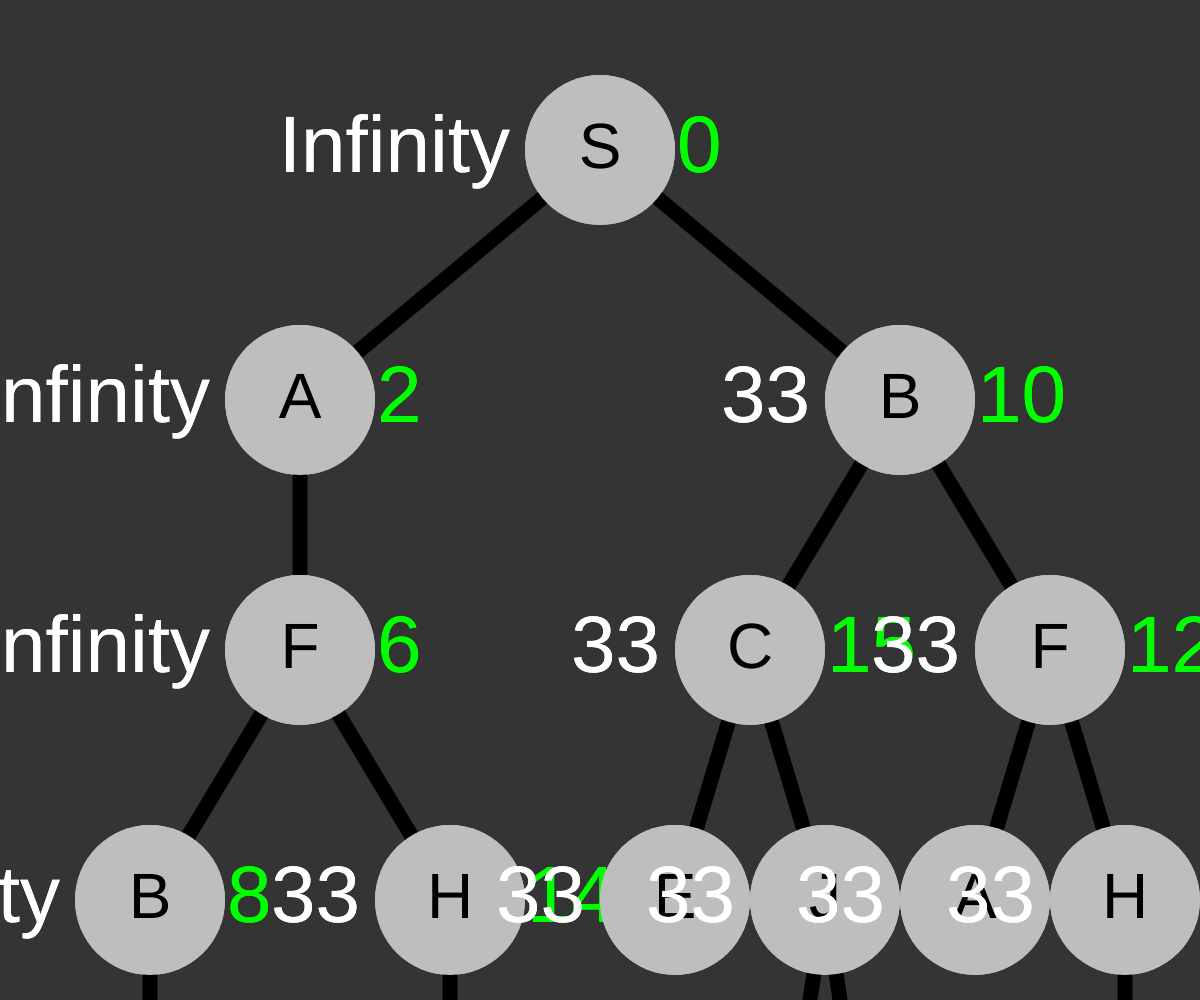
Frame 1 (no input)
Frame 60 (no input): identical to frame 1, image omitted
Frame 120 (the mouse pressed at the canvas centre since frame 60): identical to frame 1, image omitted

The p5.js sketch that drew this single still picture (run headless with seeded random() and noise() and a simulated clock; from frame 60 on, the mouse is pressed at the canvas centre):

// p5.js sketch
// ── sketch.js
let graph = [];
let queue = [];
let n = 27;
let nodeRadius = 150;
let edges = [['S','A',2],
						['S','B',10],
						['A','F',4],
						['B','F',2],
						['C','E',5],
						['C','J',12],
						['B','C',5],
						['F','H',8],
						['D','H',3],
						['J','K',1],
						['J','L',4],
						['K','T',7],
						['L','T',5]];



function getNodeFromName(name)
{
	for(let i=0;i<graph.length;i++)
		if(graph[i].name == name)
			return graph[i];
	graph.push(new node(name,1e9));
	return graph[graph.length-1];
}
let bestCost=Infinity;
function setup() {
	createCanvas(windowWidth, windowHeight);
	background(52);

	for(let i=0;i<edges.length;i++)
	{
		 let a = getNodeFromName(edges[i][0]);
		 let b = getNodeFromName(edges[i][1]);
		 let c = edges[i][2];
		 a.addEdge(b,c);
		 b.addEdge(a,c);

	}
	dfs(getNodeFromName('S'),[],0,150,0,windowWidth);
}
function renderNode(name,x,y,cost,bc)
{
	if(cost>bc)
 		fill('rgb(255,0,0)');
	else
	 	fill(190);

	noStroke();
	ellipse(x, y, nodeRadius, nodeRadius);
	textAlign(CENTER,CENTER);
	textSize(64);
	fill(0);
	text(name,x,y)
	textSize(80);
	fill('rgb(0,255,0)')
	textAlign(LEFT,CENTER);
	text(str(cost),x+nodeRadius/2+2,y);
	fill(255);
	textAlign(RIGHT,CENTER);
	text(str(bc),x-nodeRadius/2-15,y )

}
function renderLine(x1,y1,x2,y2) {

	strokeWeight(15);
	stroke(0);
	let d = sqrt((x1-x2)*(x1-x2)+(y1-y2)*(y1-y2));
	let vx = (x1-x2)/d;
	let vy = (y1-y2)/d;
	d= d-nodeRadius/2;
	line(x1,y1,x1-vx*d,y1-vy*d);
}
let target = getNodeFromName('T');
function dfs(node,path,cost,y,xMin,xMax,perX,perY)
{
	if(cost>bestCost)
		return false;
	let valid = [];
	if(perX!= null && perY != null)
		renderLine(xMin+(xMax-xMin)/2,y,perX,perY);

	let bc = bestCost;
	 renderNode(node.name,xMin+(xMax-xMin)/2,y,cost,bc);
	if(node == target)
	{
		bestCost = cost<bestCost?cost:bestCost;
		return true;
	}
	for(let i=0;i<node.edges.length;i++)
	{

		let newNode = node.edges[i].to;
		if(!path.includes(newNode))
			valid.push(node.edges[i]);
	}

	valid.sort(nodeComp);
	path.push(node);
	let subTreeWidth = (xMax-xMin)/valid.length;
	for(let i=0;i<valid.length;i++)
	{

		let newCost = cost+valid[i].cost;
		let ret  = dfs(valid[i].to,path.slice(),newCost,y+250,xMin+subTreeWidth*i,xMin+subTreeWidth*(i+1),xMin+(xMax-xMin)/2,y);
		//if(ret)
			//return true;
	}
	 renderNode(node.name,xMin+(xMax-xMin)/2,y,cost,bc);
	return false;
}
function nodeComp(a,b)
{
	console.log("compCall");
	if(a.to.name < b.to.name)
		return -1;
	else if(a.to.name >b.to.name)
		return 1;
	return 0;
}
function draw() {
	//background(52);
}

// ── node.js
class node{

  constructor(name,heur)
  {
    this.name = name;
    this.edges = [];
    this.heru = heur;
  }

  addEdge(dist,cost)
  {
      this.edges.push(new edge(dist,cost));
  }


}
class edge {
  constructor(to,cost) {
      this.to = to;
      this.cost = cost;
  }
}
